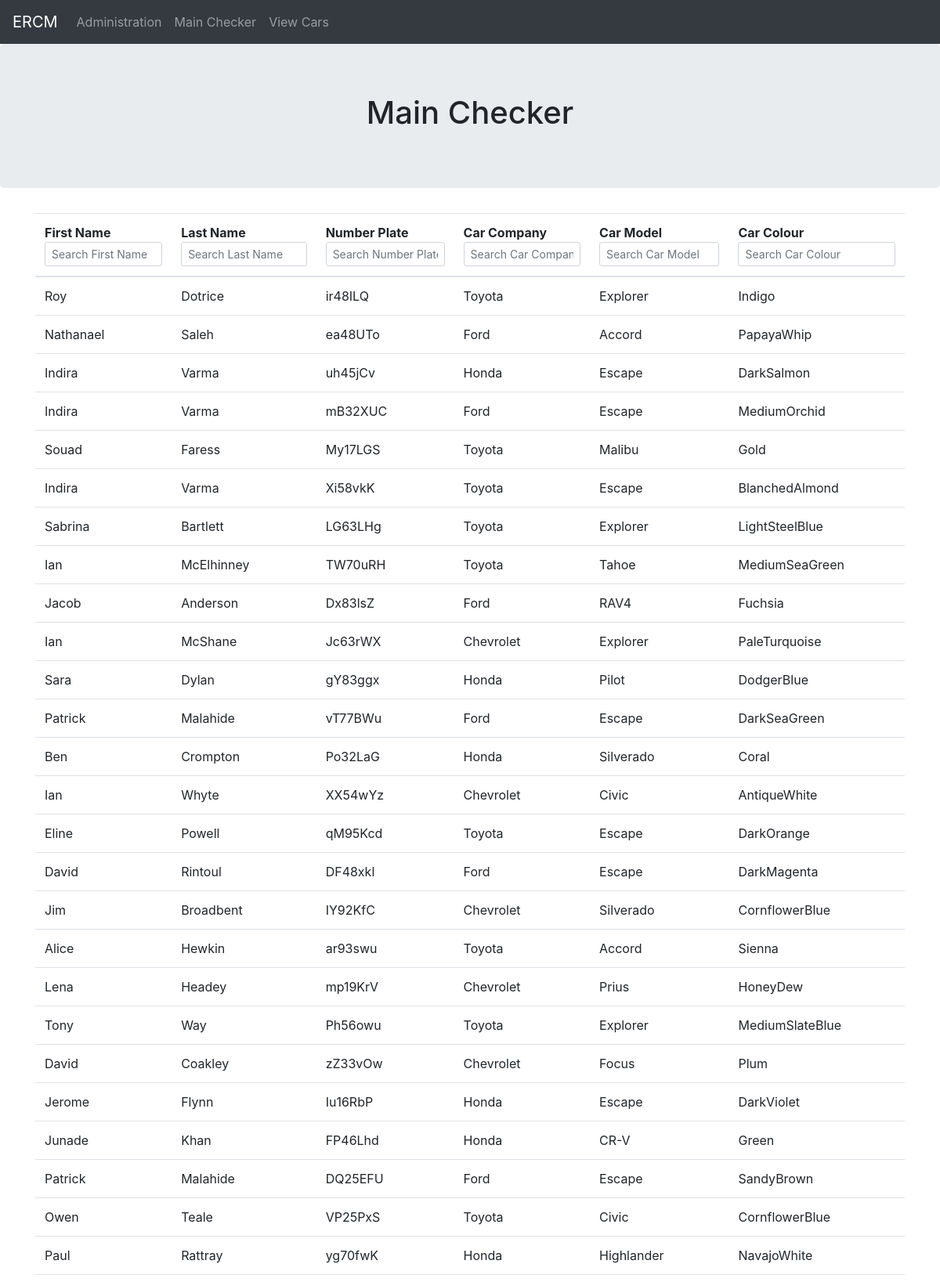
Page /api/mainchecker/ (upper part) on the committed database.
### api/models.py (models this page shows, shortened)
class EmployeeCar(models.Model):
    employee_car_id = models.BigAutoField(primary_key=True, )  # Define custom primary key field
    employee = models.ForeignKey(Employee, on_delete=models.CASCADE)
    number_plate = models.CharField(max_length=7, unique=True, validators=[RegexValidator(r'^([A-Z]{2}[0-9]{3}[A-Z]{3})$')])
    car_make = models.ForeignKey(CarMake, on_delete=models.CASCADE)
    car_model = models.ForeignKey(CarModel, on_delete=models.CASCADE)
    car_colour = models.CharField(max_length=50)

class Employee(models.Model):
    employee_id = models.BigAutoField(primary_key=True)  # Define custom primary key field
    first_name = models.CharField(max_length=50)
    last_name = models.CharField(max_length=50)

class CarMake(models.Model):
    car_make_id = models.BigAutoField(primary_key=True, )  # Define custom primary key field
    car_company_name = models.CharField(max_length=100, unique=True)

class CarModel(models.Model):
    car_model_id = models.BigAutoField(primary_key=True,)  # Define custom primary key field
    car_model_name = models.CharField(max_length=100)
    car_make = models.ForeignKey(CarMake, on_delete=models.CASCADE)

### api/views.py (the view)
# urls.py: path('mainchecker/', mainChecker, name='mainchecker'),
def mainChecker(request):
    employeeCars = EmployeeCar.objects.all()
    return render(request, 'mainchecker.html', {'employee_cars': employeeCars})

### api/templates/mainchecker.html (shortened to what this page needs)
<!DOCTYPE html>
<html lang="en">
<head>
    <link rel="stylesheet" href="https://maxcdn.bootstrapcdn.com/bootstrap/4.5.2/css/bootstrap.min.css">
</head>
<body>
    <nav class="navbar navbar-expand-lg navbar-dark bg-dark">
        <a class="navbar-brand" href="{% url 'home' %}">ERCM</a>
        <div class="collapse navbar-collapse" id="navbarNav">
            <ul class="navbar-nav">
                <li class="nav-item">
                    <a class="nav-link" href="{% url 'administration' %}">Administration</a>
                </li>
                <li class="nav-item">
                    <a class="nav-link" href="{% url 'mainchecker' %}">Main Checker</a>
                </li>
                <li class="nav-item">
                    <a class="nav-link" href="{% url 'viewcars' %}">View Cars</a>
                </li>
            </ul>
        </div>
    </nav>
<div class="jumbotron text-center">
  <h1>Main Checker</h1>
</div>
<div class="container">
  <div class="row">
    <div class="col">
      <table class="table" id="mainCheckerTable">
        <thead>
          <tr>
            <th>First Name <input type="text" class="form-control form-control-sm" placeholder="Search First Name"></th>
            <th>Last Name <input type="text" class="form-control form-control-sm" placeholder="Search Last Name"></th>
            <th>Number Plate <input type="text" class="form-control form-control-sm" placeholder="Search Number Plate"></th>
            <th>Car Company <input type="text" class="form-control form-control-sm" placeholder="Search Car Company"></th>
            <th>Car Model <input type="text" class="form-control form-control-sm" placeholder="Search Car Model"></th>
            <th>Car Colour <input type="text" class="form-control form-control-sm" placeholder="Search Car Colour"></th>
          </tr>
        </thead>
        <tbody>
          {% for car in employee_cars %}
          <tr>
            <td>{{ car.employee.first_name }}</td>
            <td>{{ car.employee.last_name }}</td>
            <td>{{ car.number_plate }}</td>
            <td>{{ car.car_make.car_company_name }}</td>
            <td>{{ car.car_model.car_model_name }}</td>
            <td>{{ car.car_colour }}</td>
          </tr>
          {% endfor %}
        </tbody>
      </table>
    </div>
  </div>
</div>
</body>
</html>

### rows in the picture
EmployeeCar: employee.first_name "Roy", employee.last_name "Dotrice", number_plate "ir48ILQ", car_make.car_company_name "Toyota", car_model.car_model_name "Explorer", car_colour "Indigo"
EmployeeCar: employee.first_name "Nathanael", employee.last_name "Saleh", number_plate "ea48UTo", car_make.car_company_name "Ford", car_model.car_model_name "Accord", car_colour "PapayaWhip"
EmployeeCar: employee.first_name "Indira", employee.last_name "Varma", number_plate "uh45jCv", car_make.car_company_name "Honda", car_model.car_model_name "Escape", car_colour "DarkSalmon"
EmployeeCar: employee.first_name "Indira", employee.last_name "Varma", number_plate "mB32XUC", car_make.car_company_name "Ford", car_model.car_model_name "Escape", car_colour "MediumOrchid"
EmployeeCar: employee.first_name "Souad", employee.last_name "Faress", number_plate "My17LGS", car_make.car_company_name "Toyota", car_model.car_model_name "Malibu", car_colour "Gold"
EmployeeCar: employee.first_name "Indira", employee.last_name "Varma", number_plate "Xi58vkK", car_make.car_company_name "Toyota", car_model.car_model_name "Escape", car_colour "BlanchedAlmond"
EmployeeCar: employee.first_name "Sabrina", employee.last_name "Bartlett", number_plate "LG63LHg", car_make.car_company_name "Toyota", car_model.car_model_name "Explorer", car_colour "LightSteelBlue"
EmployeeCar: employee.first_name "Ian", employee.last_name "McElhinney", number_plate "TW70uRH", car_make.car_company_name "Toyota", car_model.car_model_name "Tahoe", car_colour "MediumSeaGreen"
EmployeeCar: employee.first_name "Jacob", employee.last_name "Anderson", number_plate "Dx83lsZ", car_make.car_company_name "Ford", car_model.car_model_name "RAV4", car_colour "Fuchsia"
EmployeeCar: employee.first_name "Ian", employee.last_name "McShane", number_plate "Jc63rWX", car_make.car_company_name "Chevrolet", car_model.car_model_name "Explorer", car_colour "PaleTurquoise"
EmployeeCar: employee.first_name "Sara", employee.last_name "Dylan", number_plate "gY83ggx", car_make.car_company_name "Honda", car_model.car_model_name "Pilot", car_colour "DodgerBlue"
EmployeeCar: employee.first_name "Patrick", employee.last_name "Malahide", number_plate "vT77BWu", car_make.car_company_name "Ford", car_model.car_model_name "Escape", car_colour "DarkSeaGreen"
EmployeeCar: employee.first_name "Ben", employee.last_name "Crompton", number_plate "Po32LaG", car_make.car_company_name "Honda", car_model.car_model_name "Silverado", car_colour "Coral"
EmployeeCar: employee.first_name "Ian", employee.last_name "Whyte", number_plate "XX54wYz", car_make.car_company_name "Chevrolet", car_model.car_model_name "Civic", car_colour "AntiqueWhite"
EmployeeCar: employee.first_name "Eline", employee.last_name "Powell", number_plate "qM95Kcd", car_make.car_company_name "Toyota", car_model.car_model_name "Escape", car_colour "DarkOrange"
EmployeeCar: employee.first_name "David", employee.last_name "Rintoul", number_plate "DF48xkl", car_make.car_company_name "Ford", car_model.car_model_name "Escape", car_colour "DarkMagenta"
EmployeeCar: employee.first_name "Jim", employee.last_name "Broadbent", number_plate "IY92KfC", car_make.car_company_name "Chevrolet", car_model.car_model_name "Silverado", car_colour "CornflowerBlue"
EmployeeCar: employee.first_name "Alice", employee.last_name "Hewkin", number_plate "ar93swu", car_make.car_company_name "Toyota", car_model.car_model_name "Accord", car_colour "Sienna"
EmployeeCar: employee.first_name "Lena", employee.last_name "Headey", number_plate "mp19KrV", car_make.car_company_name "Chevrolet", car_model.car_model_name "Prius", car_colour "HoneyDew"
EmployeeCar: employee.first_name "Tony", employee.last_name "Way", number_plate "Ph56owu", car_make.car_company_name "Toyota", car_model.car_model_name "Explorer", car_colour "MediumSlateBlue"
EmployeeCar: employee.first_name "David", employee.last_name "Coakley", number_plate "zZ33vOw", car_make.car_company_name "Chevrolet", car_model.car_model_name "Focus", car_colour "Plum"
EmployeeCar: employee.first_name "Jerome", employee.last_name "Flynn", number_plate "Iu16RbP", car_make.car_company_name "Honda", car_model.car_model_name "Escape", car_colour "DarkViolet"
EmployeeCar: employee.first_name "Junade", employee.last_name "Khan", number_plate "FP46Lhd", car_make.car_company_name "Honda", car_model.car_model_name "CR-V", car_colour "Green"
EmployeeCar: employee.first_name "Patrick", employee.last_name "Malahide", number_plate "DQ25EFU", car_make.car_company_name "Ford", car_model.car_model_name "Escape", car_colour "SandyBrown"
EmployeeCar: employee.first_name "Owen", employee.last_name "Teale", number_plate "VP25PxS", car_make.car_company_name "Toyota", car_model.car_model_name "Civic", car_colour "CornflowerBlue"
EmployeeCar: employee.first_name "Paul", employee.last_name "Rattray", number_plate "yg70fwK", car_make.car_company_name "Honda", car_model.car_model_name "Highlander", car_colour "NavajoWhite"
